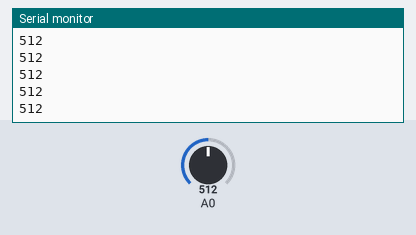
This sketch was run on a simulated Arduino Uno, built with avr-gcc and run on an emulated ATmega328P. Parts: the last lines printed to the serial monitor. The inputs (shaded band) are chosen by the test bench; at power-on: A0 = 512.

Above: at 1.2 s.
1.3 s: A0 set to 716
At 1.31 s:
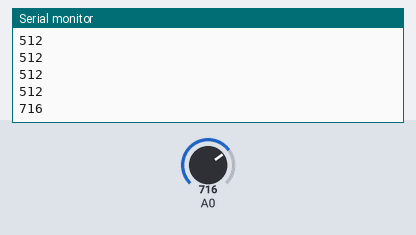
2.8 s: A0 set to 900
At 2.82 s:
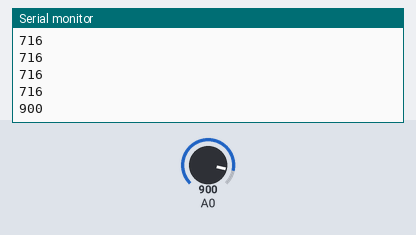
Timing chart, 0 to 5.8 s (numbered marks = the images above; inputs shaded):
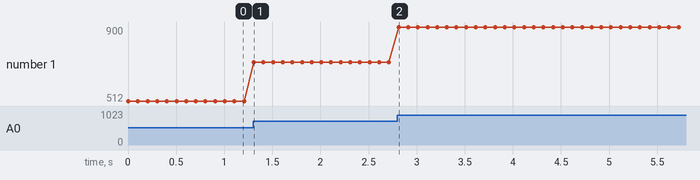

Measured:
- after the input at 1.3 s, the serial monitor: prints a new line at once (image 1)
- after the input at 2.8 s, the serial monitor: prints a new line at once (image 2)
- plotted number 1: 512 → 716 after the input at 1.3 s, 716 → 900 after the input at 2.8 s

The sketch:

EMG_FFT_test.ino
```cpp
#include <fix_fft.h>

char im[128];
char data[128];

int counter = 0;

void setup()
{
    Serial.begin(9600);
}

void loop(){
  int static i = 0;
  static long tt;
  int val;

   if (millis() > tt){
      if (i < 128){
        val = analogRead(A0);
        Serial.print((int)val); Serial.print("\n"); delay(100);
        data[i] = val / 4 - 128;
        im[i] = 0;
        i++;

      }
      else{

        //this could be done with the fix_fftr function without the im array.
        fix_fft(data,im,7,0);
        // I am only interessted in the absolute value of the transformation
        for (i=0; i< 64;i++){
           data[i] = sqrt(data[i] * data[i] + im[i] * im[i]);
        }

        /*Serial.print((int)data[16]); Serial.print(",");
        Serial.print((int)data[32]); Serial.print(",");
        Serial.print((int)data[64]); Serial.print(",");
        Serial.print((int)data[96]); Serial.print(",");
        Serial.print((int)data[127]);
        Serial.print("\n");*/
      }

    tt = millis();
   }
}
```

fix_fft.h
```cpp
#ifndef FIXFFT_H
#define FIXFFT_H

#if defined(ARDUINO) && ARDUINO >= 100
#include "Arduino.h"
#else
#include "WProgram.h"
#endif


/*
  fix_fft() - perform forward/inverse fast Fourier transform.
  fr[n],fi[n] are real and imaginary arrays, both INPUT AND
  RESULT (in-place FFT), with 0 <= n < 2**m; set inverse to
  0 for forward transform (FFT), or 1 for iFFT.
*/
int fix_fft(char fr[], char fi[], int m, int inverse);


/*
  fix_fftr() - forward/inverse FFT on array of real numbers.
  Real FFT/iFFT using half-size complex FFT by distributing
  even/odd samples into real/imaginary arrays respectively.
  In order to save data space (i.e. to avoid two arrays, one
  for real, one for imaginary samples), we proceed in the
  following two steps: a) samples are rearranged in the real
  array so that all even samples are in places 0-(N/2-1) and
  all imaginary samples in places (N/2)-(N-1), and b) fix_fft
  is called with fr and fi pointing to index 0 and index N/2
  respectively in the original array. The above guarantees
  that fix_fft "sees" consecutive real samples as alternating
  real and imaginary samples in the complex array.
*/
int fix_fftr(char f[], int m, int inverse);


#endif
```
